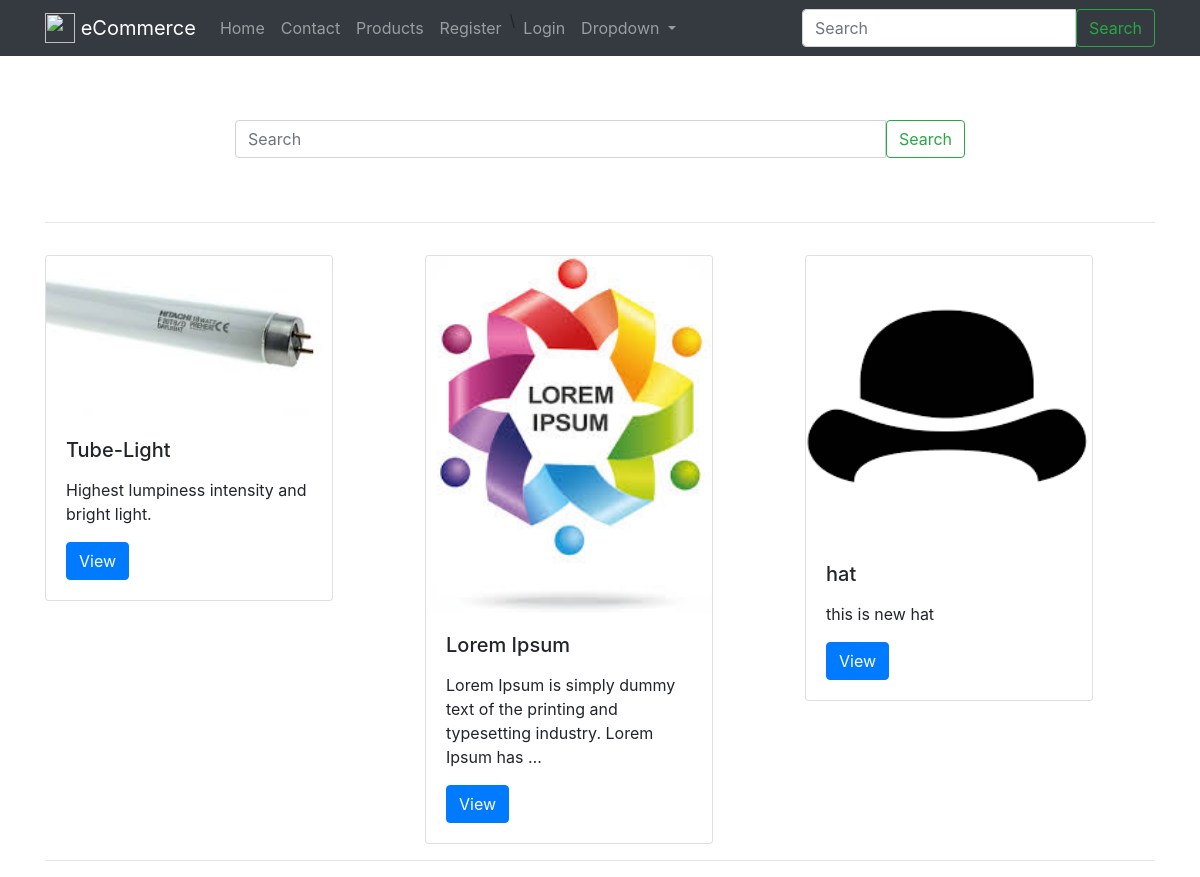
The app's page /search/ with its own data.
### products/models.py (models this page shows, shortened)
class Product(models.Model):
    title       = models.CharField(max_length=120)
    slug        = models.SlugField(blank=True,unique=True)
    description = models.TextField()
    price       = models.DecimalField(decimal_places=2,max_digits=20,default=39.99)
    image       = models.ImageField(upload_to='upload_image_path',null=True, blank=True)
    featured    = models.BooleanField(default=False)
    active      = models.BooleanField(default=True)
    timestamp   = models.DateTimeField(auto_now_add = True)
    objects = ProductManager()
    def get_absolute_url(self):
        return reverse("products:detail",kwargs={"slug":self.slug })

### search/views.py (the view)
class SearchProductView(ListView):
    template_name = "search/view.html"
    def get_context_data(self,*args,**kwargs):
       context = super(SearchProductView,self).get_context_data(*args,**kwargs)
       query = self.request.GET.get('q')
       context['query'] = query
       return context
    def get_queryset(self,*args,**kwargs):
        request = self.request
        method_dict = request.GET     # it something like python dict
        query = method_dict.get('q', None)
        if query is not None:
            return  Product.objects.search(query)   #it differantiat with both if both have same
        return Product.objects.featured()

### products/models.py (called while the page is built)
    def featured(self):
        return self.filter(featured=True, active=True)

    def get_queryset(self):
        return ProductQuerySet(self.model, using=self._db)

    def featured(self):          #Product.objects.featured()
        return self.get_queryset().featured()

### search/templates/search/view.html
{% extends "base/base.html"%}
{% block content %}
<div class="row mb-3 " >
   {% if query %}
    <div class="col-12 ">
         Results for <b>{{ query }}</b>
         <hr>
    </div>
    {% else %}
    <div class="col-12 col-md-8 mx-auto py-5">
    {% include 'search/snippets/search_form.html' %}
    </div>
    <div class="col-12">
      <hr>
    </div>
    {% endif %}
</div>
  <div class="row">
    {% for obj in object_list %}
       <div class="col">
      {% include 'products/snippets/card.html' with instance=obj %}
      {% if forloop.counter|divisibleby:3 %}
       </div> </div> <div class="row"> <div class="col-12"><hr></div>
      {% else %}
        </div>
      {% endif %}
    {% endfor %}
   </div>
  {% endblock %}

### products/templates/products/snippets/card.html
<div class="card " style="width: 18rem;">
  {% if instance.image %}
  <a href="{{ instance.get_absolute_url }}" class="">
    <img src="{{ instance.image.url }}" class="card-img-top" alt="{{ instance.title }} logo">
  </a>
  {% endif %}
  <div class="card-body">
    <h5 class="card-title">{{ instance.title }}</h5>
    <p class="card-text">{{ instance.description|linebreaks|truncatewords:15 }}</p>
    <a href="{{ instance.get_absolute_url }}" class="btn btn-primary">View</a>
  </div>
</div>

### records on screen
Product: image (picture), title "Tube-Light", description "Highest lumpiness intensity and bright light."
Product: image (picture), title "Lorem Ipsum", description "Lorem Ipsum is simply dummy text of the printing and typesetting industry. Lorem Ipsum has …"
Product: image (picture), title "hat", description "this is new hat"

### other values on screen
{{ brand_name }} "eCommerce"
